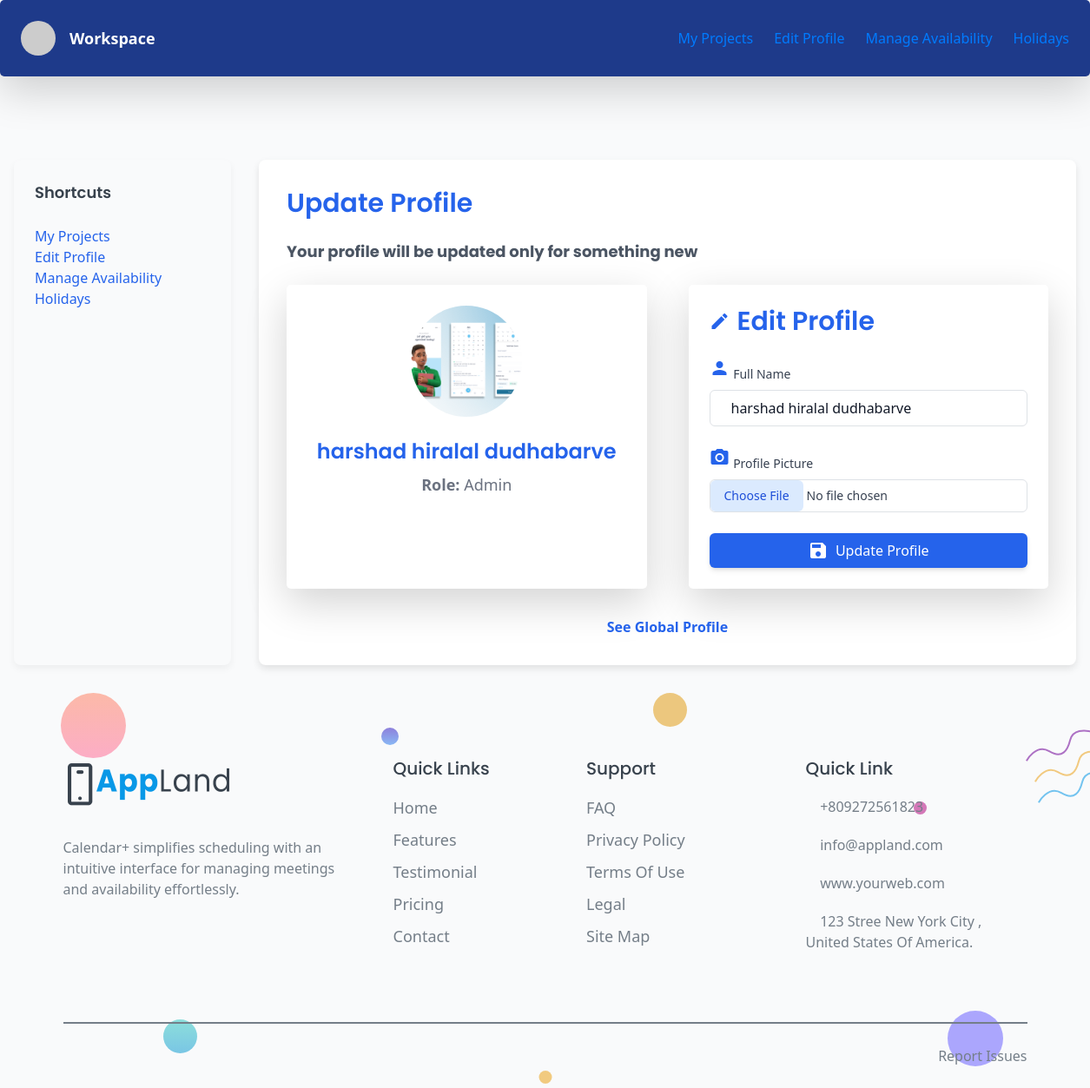
/calendar/organization/8/profile/ (signed in), run on the app's committed database.
### accounts/models.py (models this page shows, shortened)
class Organization(models.Model):
    name = models.CharField(max_length=255)
    description = models.TextField(blank=True)
    created_at = models.DateTimeField(auto_now_add=True)
    updated_at = models.DateTimeField(auto_now=True)
    created_by = models.ForeignKey(User, on_delete=models.CASCADE, related_name='created_organizations')

class Profile(models.Model):
    user = models.ForeignKey(User, on_delete=models.CASCADE, related_name='profiles')
    organization = models.ForeignKey(Organization, on_delete=models.SET_NULL, related_name='profiles', null=True, blank=True)
    is_admin = models.BooleanField(default=False)
    is_manager = models.BooleanField(default=False)
    is_employee = models.BooleanField(default=False)
    profile_picture = models.ImageField(upload_to='profile_pictures/', null=True, blank=True)
    full_name = models.CharField(max_length=255, null=True, blank=True)
    class Meta:
        unique_together = ('user', 'organization')

### calendar_plus/views.py (the view, shortened to what this page needs)
# urls.py: path('organization/<int:org_id>/profile/', EditProfileView.as_view(), name='view_edit_profile'),
class EditProfileView(LoginRequiredMixin, View):
    template = 'calendar/view_edit_profile.html'
    def get(self, request, org_id):
        organization = Organization.objects.get(id=org_id)
        profile = Profile.objects.get(user=request.user, organization=organization)
        context = {
            'organization': organization,
            'profile': profile,
            'hide_checkbox': True,
        }
        return render(request, self.template, context)

### calendar_plus/templates/calendar/view_edit_profile.html (shortened to what this page needs)
<!DOCTYPE html>
<html lang="en">
<head>
    <script src="https://cdn.tailwindcss.com"></script>
</head>
<body class="font-sans bg-gray-50 text-gray-900">
    <div class="navbar w-full fixed top-0 left-0 z-50 p-4 flex justify-between items-center shadow-lg">
        <div class="flex items-center gap-4">
            <img src="https://via.placeholder.com/40" alt="Logo" class="rounded-full">
            <span class="text-lg font-semibold">Workspace</span>
        </div>
        <nav class="flex gap-6">
            <a href="{% url 'project_views_others' organization_id=organization.id %}" class="hover:text-blue-200 transition-colors">My Projects</a>
            <a href="{% url 'view_edit_profile' org_id=organization.id %}" class="hover:text-blue-200 transition-colors">Edit Profile</a>
            <a href="{% url 'organization_availability' organization.id %}" class="hover:text-blue-200 transition-colors">Manage Availability</a>
            <a href="{% url 'organization_holidays' organization.id %}" class="hover:text-blue-200 transition-colors">Holidays</a>
        </nav>
    </div>
    <div class="content-container mt-16">
        <div class="sidebar hidden lg:block p-4">
            <h3 class="font-semibold text-lg mb-4">Shortcuts</h3>
            <a href="{% url 'project_views_others' organization_id=organization.id %}" class="text-blue-600">My Projects</a><br>
            <a href="{% url 'view_edit_profile' org_id=organization.id %}" class="text-blue-600">Edit Profile</a><br>
            <a href="{% url 'organization_availability' organization.id %}" class="text-blue-600">Manage Availability</a><br>
            <a href="{% url 'organization_holidays' organization.id %}" class="text-blue-600">Holidays</a><br>
        </div>
        <div class="main-content w-full lg:w-2/3">
            <h1 class="text-3xl font-semibold text-blue-600 mb-4">Update Profile</h1>
            <h3 class="text-lg text-gray-600 mb-6">Your profile will be updated only for {{organization.name}}</h3>
            <div class="grid grid-cols-1 md:grid-cols-2 gap-12 fade-in">
                <div class="profile-preview text-center p-6 bg-white rounded-lg shadow-lg">
                    <img src="{% if profile.profile_picture %}{{ profile.profile_picture.url }}{% else %}/static/images/default-profile.png{% endif %}" alt="Profile Picture" class="w-32 h-32 mx-auto rounded-full border-4 border-blue-600 object-cover mb-4">
                    <h3 class="text-2xl font-semibold text-blue-600">{{ profile.full_name|default:"Full Name" }}</h3>
                    <p class="text-lg mt-2 text-gray-500">
                        <strong>Role:</strong>
                        {% if profile.is_admin %} Admin
                        {% elif profile.is_manager %} Manager
                        {% else %} Employee {% endif %}
                    </p>
                </div>
                <div class="edit-profile bg-white p-6 rounded-lg shadow-lg">
                    <h2 class="text-3xl font-semibold text-blue-600 flex items-center gap-2 mb-6">
                        <span class="material-icons">edit</span> Edit Profile
                    </h2>
                    <form method="POST" enctype="multipart/form-data">
                        <div class="mb-4">
                            <label for="full_name" class="block text-sm font-medium text-gray-700">
                                <span class="material-icons inline-block text-blue-600">person</span> Full Name
                            </label>
                            <input type="text" id="full_name" name="full_name" value="{{ profile.full_name }}" class="mt-1 block w-full px-4 py-2 border border-gray-300 rounded-md focus:outline-none focus:ring-2 focus:ring-blue-500 transition-shadow">
                        </div>
                        <div class="mb-4">
                            <label for="profile_picture" class="block text-sm font-medium text-gray-700">
                                <span class="material-icons inline-block text-blue-600">camera_alt</span> Profile Picture
                            </label>
                            <input type="file" id="profile_picture" name="profile_picture" class="mt-1 block w-full text-sm text-gray-700 border border-gray-300 rounded-md file:border-0 file:bg-blue-100 file:text-blue-700 file:px-4 file:py-2 file:rounded-md transition-shadow">
                        </div>
                        <button type="submit" class="w-full py-2 px-4 bg-blue-600 text-white rounded-md shadow-md hover:bg-blue-700 focus:outline-none focus:ring-2 focus:ring-blue-500 flex items-center justify-center gap-2 transition-all">
                            <span class="material-icons">save</span> Update Profile
                        </button>
                    </form>
                </div>
            </div>
            <section class="mt-8 text-center">
                <a href="{% url 'profile_info' %}" class="text-blue-600 font-semibold hover:underline">
                    <strong>See Global Profile</strong>
                </a>
            </section>
        </div>
    </div>
</body>
</html>
{% include 'footer.html' %}

### static/assets/css/style.css (style rules this page uses)
body { font-family: "Open Sans", sans-serif; font-weight: normal; font-style: normal; color: #747E88; overflow-x: hidden; }
* { margin: 0; padding: 0; -webkit-box-sizing: border-box; -moz-box-sizing: border-box; box-sizing: border-box; }
img { max-width: 100%; }
i, span, a { display: inline-block; }
audio, canvas, iframe, img, svg, video { vertical-align: middle; }
h1, h2, h3, h4, h5, h6 { font-family: "Poppins", sans-serif; font-weight: 700; color: #38424D; margin: 0px; }
h1 { font-size: 48px; }
h2 { font-size: 36px; }
h3 { font-size: 28px; }
p { font-size: 16px; font-weight: 400; line-height: 24px; color: #747E88; margin: 0px; }
.navbar { padding: 0; border-radius: 5px; position: relative; -webkit-transition: all 0.3s ease-out 0s; -moz-transition: all 0.3s ease-out 0s; -ms-transition: all 0.3s ease-out 0s; -o-transition: all 0.3s ease-out 0s; transition: all 0.3s ease-out 0s; padding: 35px 0; }

### calendar_plus/templates/calendar/view_edit_profile.html (style rules this page uses)
.fade-in { animation: fadeIn 0.5s ease-in-out; }
.navbar { background-color: #1E3A8A; color: white; box-shadow: 0px 4px 6px rgba(0, 0, 0, 0.1); }
.navbar a { transition: color 0.3s ease; }
.content-container { padding: 2rem 1rem; display: flex; justify-content: space-between; gap: 2rem; }
.main-content { flex: 1; background: white; padding: 2rem; border-radius: 8px; box-shadow: 0px 4px 8px rgba(0, 0, 0, 0.1); }
.sidebar { width: 250px; background-color: #F9FAFB; border-radius: 8px; box-shadow: 0px 4px 8px rgba(0, 0, 0, 0.05); padding: 1rem; }

### data on the page
Organization: name "something new"
Profile: profile_picture (picture), full_name "harshad hiralal dudhabarve"
